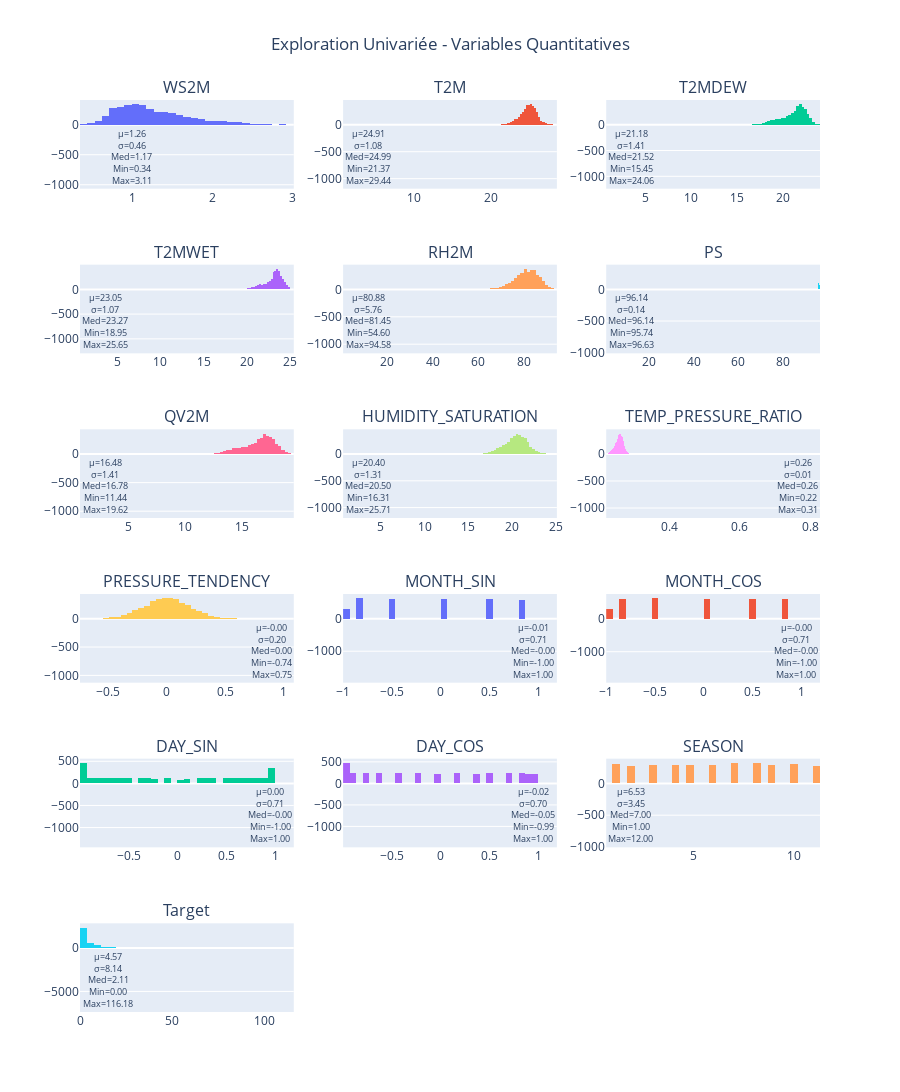

Write notebook code for a chart like this one.
### Code cell
explore_quantitative_variables(train)

### Figure 1 — Plotly figure (JSON) as saved in the notebook; plotly's stock layout.template omitted (floating-point values rounded to 4 significant figures; data arrays with more than 128 entries replaced by an {"elided": "..."} marker saying what was removed)
{"data": [{"name": "WS2M", "nbinsx": 30, "showlegend": false, "type": "histogram", "x": {"elided": "3579 float values"}, "xaxis": "x", "xbins": {"end": 3.11, "size": 0.09233, "start": 0.34}, "yaxis": "y"}, {"name": "T2M", "nbinsx": 30, "showlegend": false, "type": "histogram", "x": {"elided": "3579 float values"}, "xaxis": "x2", "xbins": {"end": 29.44, "size": 0.269, "start": 21.37}, "yaxis": "y2"}, {"name": "T2MDEW", "nbinsx": 30, "showlegend": false, "type": "histogram", "x": {"elided": "3579 float values"}, "xaxis": "x3", "xbins": {"end": 24.06, "size": 0.287, "start": 15.45}, "yaxis": "y3"}, {"name": "T2MWET", "nbinsx": 30, "showlegend": false, "type": "histogram", "x": {"elided": "3579 float values"}, "xaxis": "x4", "xbins": {"end": 25.65, "size": 0.2233, "start": 18.95}, "yaxis": "y4"}, {"name": "RH2M", "nbinsx": 30, "showlegend": false, "type": "histogram", "x": {"elided": "3579 float values"}, "xaxis": "x5", "xbins": {"end": 94.58, "size": 1.333, "start": 54.6}, "yaxis": "y5"}, {"name": "PS", "nbinsx": 30, "showlegend": false, "type": "histogram", "x": {"elided": "3579 float values"}, "xaxis": "x6", "xbins": {"end": 96.63, "size": 0.02967, "start": 95.74}, "yaxis": "y6"}, {"name": "QV2M", "nbinsx": 30, "showlegend": false, "type": "histogram", "x": {"elided": "3579 float values"}, "xaxis": "x7", "xbins": {"end": 19.62, "size": 0.2727, "start": 11.44}, "yaxis": "y7"}, {"name": "HUMIDITY_SATURATION", "nbinsx": 30, "showlegend": false, "type": "histogram", "x": {"elided": "3579 float values"}, "xaxis": "x8", "xbins": {"end": 25.71, "size": 0.3135, "start": 16.31}, "yaxis": "y8"}, {"name": "TEMP_PRESSURE_RATIO", "nbinsx": 30, "showlegend": false, "type": "histogram", "x": {"elided": "3579 float values"}, "xaxis": "x9", "xbins": {"end": 0.3063, "size": 0.002808, "start": 0.222}, "yaxis": "y9"}, {"name": "PRESSURE_TENDENCY", "nbinsx": 30, "showlegend": false, "type": "histogram", "x": {"elided": "3578 float values"}, "xaxis": "x10", "xbins": {"end": 0.75, "size": 0.04967, "start": -0.74}, "yaxis": "y10"}, {"name": "MONTH_SIN", "nbinsx": 30, "showlegend": false, "type": "histogram", "x": {"elided": "3579 float values"}, "xaxis": "x11", "xbins": {"end": 1, "size": 0.06667, "start": -1}, "yaxis": "y11"}, {"name": "MONTH_COS", "nbinsx": 30, "showlegend": false, "type": "histogram", "x": {"elided": "3579 float values"}, "xaxis": "x12", "xbins": {"end": 1, "size": 0.06667, "start": -1}, "yaxis": "y12"}, {"name": "DAY_SIN", "nbinsx": 30, "showlegend": false, "type": "histogram", "x": {"elided": "3579 float values"}, "xaxis": "x13", "xbins": {"end": 0.9987, "size": 0.06658, "start": -0.9987}, "yaxis": "y13"}, {"name": "DAY_COS", "nbinsx": 30, "showlegend": false, "type": "histogram", "x": {"elided": "3579 float values"}, "xaxis": "x14", "xbins": {"end": 1, "size": 0.0665, "start": -0.9949}, "yaxis": "y14"}, {"name": "SEASON", "nbinsx": 30, "showlegend": false, "type": "histogram", "x": {"elided": "3579 int values"}, "xaxis": "x15", "xbins": {"end": 12, "size": 0.3667, "start": 1}, "yaxis": "y15"}, {"name": "Target", "nbinsx": 30, "showlegend": false, "type": "histogram", "x": {"elided": "3579 float values"}, "xaxis": "x16", "xbins": {"end": 116.2, "size": 3.873, "start": 0}, "yaxis": "y16"}], "layout": {"annotations": [{"font": {"size": 16}, "showarrow": false, "text": "WS2M", "x": 0.1444, "xanchor": "center", "xref": "paper", "y": 1.0, "yanchor": "bottom", "yref": "paper"}, {"font": {"size": 16}, "showarrow": false, "text": "T2M", "x": 0.5, "xanchor": "center", "xref": "paper", "y": 1.0, "yanchor": "bottom", "yref": "paper"}, {"font": {"size": 16}, "showarrow": false, "text": "T2MDEW", "x": 0.8556, "xanchor": "center", "xref": "paper", "y": 1.0, "yanchor": "bottom", "yref": "paper"}, {"font": {"size": 16}, "showarrow": false, "text": "T2MWET", "x": 0.1444, "xanchor": "center", "xref": "paper", "y": 0.8194, "yanchor": "bottom", "yref": "paper"}, {"font": {"size": 16}, "showarrow": false, "text": "RH2M", "x": 0.5, "xanchor": "center", "xref": "paper", "y": 0.8194, "yanchor": "bottom", "yref": "paper"}, {"font": {"size": 16}, "showarrow": false, "text": "PS", "x": 0.8556, "xanchor": "center", "xref": "paper", "y": 0.8194, "yanchor": "bottom", "yref": "paper"}, {"font": {"size": 16}, "showarrow": false, "text": "QV2M", "x": 0.1444, "xanchor": "center", "xref": "paper", "y": 0.6389, "yanchor": "bottom", "yref": "paper"}, {"font": {"size": 16}, "showarrow": false, "text": "HUMIDITY_SATURATION", "x": 0.5, "xanchor": "center", "xref": "paper", "y": 0.6389, "yanchor": "bottom", "yref": "paper"}, {"font": {"size": 16}, "showarrow": false, "text": "TEMP_PRESSURE_RATIO", "x": 0.8556, "xanchor": "center", "xref": "paper", "y": 0.6389, "yanchor": "bottom", "yref": "paper"}, {"font": {"size": 16}, "showarrow": false, "text": "PRESSURE_TENDENCY", "x": 0.1444, "xanchor": "center", "xref": "paper", "y": 0.4583, "yanchor": "bottom", "yref": "paper"}, {"font": {"size": 16}, "showarrow": false, "text": "MONTH_SIN", "x": 0.5, "xanchor": "center", "xref": "paper", "y": 0.4583, "yanchor": "bottom", "yref": "paper"}, {"font": {"size": 16}, "showarrow": false, "text": "MONTH_COS", "x": 0.8556, "xanchor": "center", "xref": "paper", "y": 0.4583, "yanchor": "bottom", "yref": "paper"}, {"font": {"size": 16}, "showarrow": false, "text": "DAY_SIN", "x": 0.1444, "xanchor": "center", "xref": "paper", "y": 0.2778, "yanchor": "bottom", "yref": "paper"}, {"font": {"size": 16}, "showarrow": false, "text": "DAY_COS", "x": 0.5, "xanchor": "center", "xref": "paper", "y": 0.2778, "yanchor": "bottom", "yref": "paper"}, {"font": {"size": 16}, "showarrow": false, "text": "SEASON", "x": 0.8556, "xanchor": "center", "xref": "paper", "y": 0.2778, "yanchor": "bottom", "yref": "paper"}, {"font": {"size": 16}, "showarrow": false, "text": "Target", "x": 0.1444, "xanchor": "center", "xref": "paper", "y": 0.09722, "yanchor": "bottom", "yref": "paper"}, {"font": {"size": 9}, "showarrow": false, "text": "μ=1.26<br>σ=0.46<br>Med=1.17<br>Min=0.34<br>Max=3.11", "x": 0.7, "xanchor": "left", "xref": "x", "y": 0.9, "yanchor": "top", "yref": "y"}, {"font": {"size": 9}, "showarrow": false, "text": "μ=24.91<br>σ=1.08<br>Med=24.99<br>Min=21.37<br>Max=29.44", "x": 0.7, "xanchor": "left", "xref": "x2", "y": 0.9, "yanchor": "top", "yref": "y2"}, {"font": {"size": 9}, "showarrow": false, "text": "μ=21.18<br>σ=1.41<br>Med=21.52<br>Min=15.45<br>Max=24.06", "x": 0.7, "xanchor": "left", "xref": "x3", "y": 0.9, "yanchor": "top", "yref": "y3"}, {"font": {"size": 9}, "showarrow": false, "text": "μ=23.05<br>σ=1.07<br>Med=23.27<br>Min=18.95<br>Max=25.65", "x": 0.7, "xanchor": "left", "xref": "x4", "y": 0.9, "yanchor": "top", "yref": "y4"}, {"font": {"size": 9}, "showarrow": false, "text": "μ=80.88<br>σ=5.76<br>Med=81.45<br>Min=54.60<br>Max=94.58", "x": 0.7, "xanchor": "left", "xref": "x5", "y": 0.9, "yanchor": "top", "yref": "y5"}, {"font": {"size": 9}, "showarrow": false, "text": "μ=96.14<br>σ=0.14<br>Med=96.14<br>Min=95.74<br>Max=96.63", "x": 0.7, "xanchor": "left", "xref": "x6", "y": 0.9, "yanchor": "top", "yref": "y6"}, {"font": {"size": 9}, "showarrow": false, "text": "μ=16.48<br>σ=1.41<br>Med=16.78<br>Min=11.44<br>Max=19.62", "x": 0.7, "xanchor": "left", "xref": "x7", "y": 0.9, "yanchor": "top", "yref": "y7"}, {"font": {"size": 9}, "showarrow": false, "text": "μ=20.40<br>σ=1.31<br>Med=20.50<br>Min=16.31<br>Max=25.71", "x": 0.7, "xanchor": "left", "xref": "x8", "y": 0.9, "yanchor": "top", "yref": "y8"}, {"font": {"size": 9}, "showarrow": false, "text": "μ=0.26<br>σ=0.01<br>Med=0.26<br>Min=0.22<br>Max=0.31", "x": 0.7, "xanchor": "left", "xref": "x9", "y": 0.9, "yanchor": "top", "yref": "y9"}, {"font": {"size": 9}, "showarrow": false, "text": "μ=-0.00<br>σ=0.20<br>Med=0.00<br>Min=-0.74<br>Max=0.75", "x": 0.7, "xanchor": "left", "xref": "x10", "y": 0.9, "yanchor": "top", "yref": "y10"}, {"font": {"size": 9}, "showarrow": false, "text": "μ=-0.01<br>σ=0.71<br>Med=-0.00<br>Min=-1.00<br>Max=1.00", "x": 0.7, "xanchor": "left", "xref": "x11", "y": 0.9, "yanchor": "top", "yref": "y11"}, {"font": {"size": 9}, "showarrow": false, "text": "μ=-0.00<br>σ=0.71<br>Med=-0.00<br>Min=-1.00<br>Max=1.00", "x": 0.7, "xanchor": "left", "xref": "x12", "y": 0.9, "yanchor": "top", "yref": "y12"}, {"font": {"size": 9}, "showarrow": false, "text": "μ=0.00<br>σ=0.71<br>Med=-0.00<br>Min=-1.00<br>Max=1.00", "x": 0.7, "xanchor": "left", "xref": "x13", "y": 0.9, "yanchor": "top", "yref": "y13"}, {"font": {"size": 9}, "showarrow": false, "text": "μ=-0.02<br>σ=0.70<br>Med=-0.05<br>Min=-0.99<br>Max=1.00", "x": 0.7, "xanchor": "left", "xref": "x14", "y": 0.9, "yanchor": "top", "yref": "y14"}, {"font": {"size": 9}, "showarrow": false, "text": "μ=6.53<br>σ=3.45<br>Med=7.00<br>Min=1.00<br>Max=12.00", "x": 0.7, "xanchor": "left", "xref": "x15", "y": 0.9, "yanchor": "top", "yref": "y15"}, {"font": {"size": 9}, "showarrow": false, "text": "μ=4.57<br>σ=8.14<br>Med=2.11<br>Min=0.00<br>Max=116.18", "x": 0.7, "xanchor": "left", "xref": "x16", "y": 0.9, "yanchor": "top", "yref": "y16"}], "height": 1800, "title": {"text": "Exploration Univariée - Variables Quantitatives", "x": 0.5}, "xaxis": {"anchor": "y", "domain": [0, 0.2889]}, "xaxis10": {"anchor": "y10", "domain": [0, 0.2889]}, "xaxis11": {"anchor": "y11", "domain": [0.3556, 0.6444]}, "xaxis12": {"anchor": "y12", "domain": [0.7111, 1]}, "xaxis13": {"anchor": "y13", "domain": [0, 0.2889]}, "xaxis14": {"anchor": "y14", "domain": [0.3556, 0.6444]}, "xaxis15": {"anchor": "y15", "domain": [0.7111, 1]}, "xaxis16": {"anchor": "y16", "domain": [0, 0.2889]}, "xaxis17": {"anchor": "y17", "domain": [0.3556, 0.6444]}, "xaxis18": {"anchor": "y18", "domain": [0.7111, 1]}, "xaxis2": {"anchor": "y2", "domain": [0.3556, 0.6444]}, "xaxis3": {"anchor": "y3", "domain": [0.7111, 1]}, "xaxis4": {"anchor": "y4", "domain": [0, 0.2889]}, "xaxis5": {"anchor": "y5", "domain": [0.3556, 0.6444]}, "xaxis6": {"anchor": "y6", "domain": [0.7111, 1]}, "xaxis7": {"anchor": "y7", "domain": [0, 0.2889]}, "xaxis8": {"anchor": "y8", "domain": [0.3556, 0.6444]}, "xaxis9": {"anchor": "y9", "domain": [0.7111, 1]}, "yaxis": {"anchor": "x", "domain": [0.9028, 1.0]}, "yaxis10": {"anchor": "x10", "domain": [0.3611, 0.4583]}, "yaxis11": {"anchor": "x11", "domain": [0.3611, 0.4583]}, "yaxis12": {"anchor": "x12", "domain": [0.3611, 0.4583]}, "yaxis13": {"anchor": "x13", "domain": [0.1806, 0.2778]}, "yaxis14": {"anchor": "x14", "domain": [0.1806, 0.2778]}, "yaxis15": {"anchor": "x15", "domain": [0.1806, 0.2778]}, "yaxis16": {"anchor": "x16", "domain": [0, 0.09722]}, "yaxis17": {"anchor": "x17", "domain": [0, 0.09722]}, "yaxis18": {"anchor": "x18", "domain": [0, 0.09722]}, "yaxis2": {"anchor": "x2", "domain": [0.9028, 1.0]}, "yaxis3": {"anchor": "x3", "domain": [0.9028, 1.0]}, "yaxis4": {"anchor": "x4", "domain": [0.7222, 0.8194]}, "yaxis5": {"anchor": "x5", "domain": [0.7222, 0.8194]}, "yaxis6": {"anchor": "x6", "domain": [0.7222, 0.8194]}, "yaxis7": {"anchor": "x7", "domain": [0.5417, 0.6389]}, "yaxis8": {"anchor": "x8", "domain": [0.5417, 0.6389]}, "yaxis9": {"anchor": "x9", "domain": [0.5417, 0.6389]}}}
